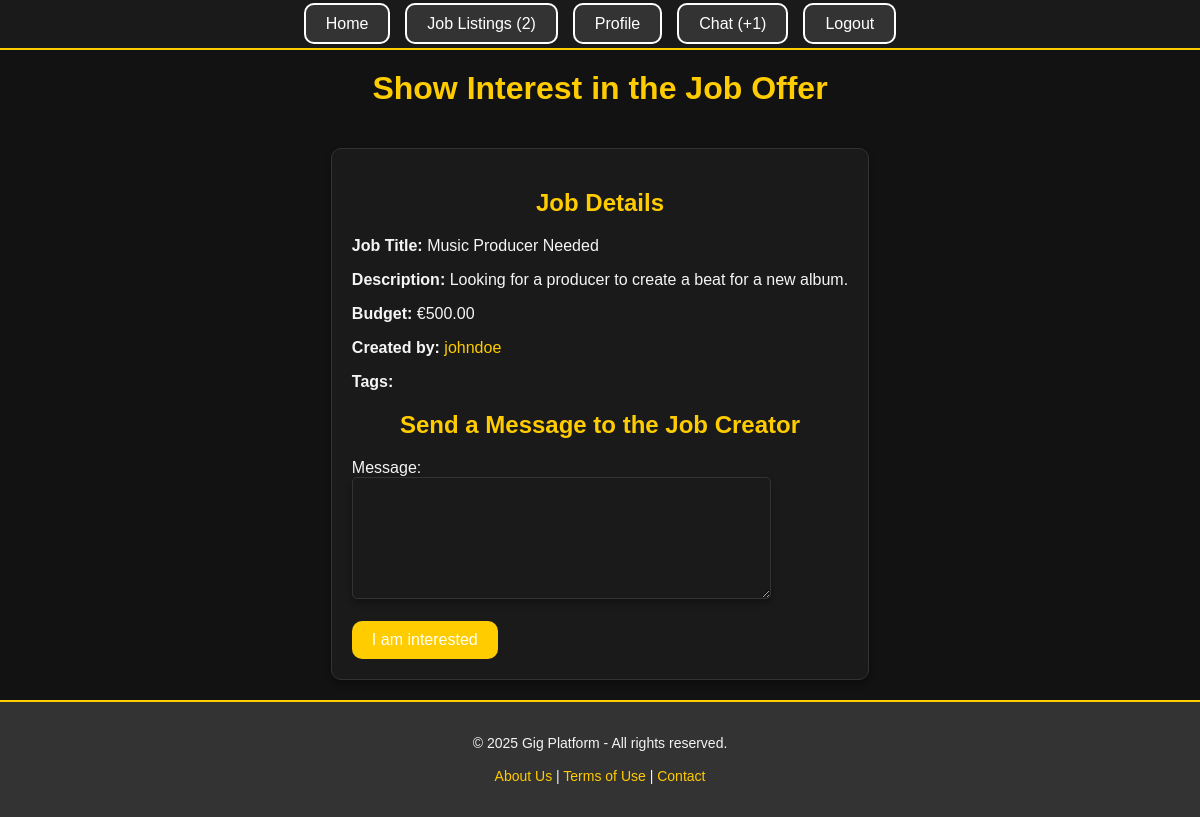
Screenshot of /apply_job.php?job_id=1 (signed in) with the database file from the repository.
### tables this page shows
CREATE TABLE jobs (
    job_id INT AUTO_INCREMENT PRIMARY KEY,
    user_id INT,
    title VARCHAR(255) NOT NULL,
    description TEXT NOT NULL,
    budget DECIMAL(10, 2),
    status ENUM('open', 'closed', 'in_progress') DEFAULT 'open',
    tags VARCHAR(255),   
    created_at TIMESTAMP DEFAULT CURRENT_TIMESTAMP,
    updated_at TIMESTAMP DEFAULT CURRENT_TIMESTAMP ON UPDATE CURRENT_TIMESTAMP,
    FOREIGN KEY (user_id) REFERENCES users(user_id)
);

CREATE TABLE users (
    user_id INT AUTO_INCREMENT PRIMARY KEY,
    username VARCHAR(50) NOT NULL,
    email VARCHAR(100) NOT NULL UNIQUE,
    password VARCHAR(255) NOT NULL,
    full_name VARCHAR(100) NOT NULL,
    profile_picture VARCHAR(255),
    created_at TIMESTAMP DEFAULT CURRENT_TIMESTAMP,
    updated_at TIMESTAMP DEFAULT CURRENT_TIMESTAMP ON UPDATE CURRENT_TIMESTAMP
);

### public/apply_job.php (the view, shortened to what this page needs)
<?php
include_once '../includes/functions.php';
$job_id = $_GET['job_id'];
$stmt = $pdo->prepare("
    SELECT jobs.*, users.username
    FROM jobs
    JOIN users ON jobs.user_id = users.user_id
    WHERE jobs.job_id = :job_id
");
$stmt->execute(['job_id' => $job_id]);
$job = $stmt->fetch();
?>
<!DOCTYPE html>
<html lang="en">
<?php include_once '../includes/header.php'; ?>
<h1>Show Interest in the Job Offer</h1>
<div class="default-table">
<h2>Job Details</h2>
<p><strong>Job Title:</strong> <?php echo htmlspecialchars($job['title']); ?></p>
<p><strong>Description:</strong> <?php echo nl2br(htmlspecialchars($job['description'])); ?></p>
<p><strong>Budget:</strong> €<?php echo htmlspecialchars($job['budget']); ?></p>
<p><strong>Created by:</strong> <a href="profile.php?id=<?php echo htmlspecialchars($job['user_id']); ?>">
        <?php echo htmlspecialchars($job['username']); ?>
    </a></p>
<p><strong>Tags:</strong> <?php echo nl2br(htmlspecialchars($job['tags'])); ?></p>
<h2>Send a Message to the Job Creator</h2>
<form method="POST" action="apply_job.php?job_id=<?php echo $job_id; ?>">
    <label for="message">Message:</label><br>
    <textarea name="message" required></textarea><br><br>
    <button type="submit">I am interested</button>
</form>
</div>
<?php include_once '../includes/footer.php'; ?>
</html>

### assets/css/main.css (style rules this page uses)
html, body { height: 100%; margin: 0; }
body { margin: 0; font-family: 'Arial', sans-serif; background-color: #121212; color: #f5f5f5; display: flex; flex-direction: column; }
.default-table { padding: 20px; max-width: 600px; margin: 20px auto; background-color: #1a1a1a; border: 1px solid #333; border-radius: 10px; box-shadow: 0 4px 6px rgba(0, 0, 0, 0.3); }
textarea { width: 80%; padding: 10px; font-size: 16px; color: #f5f5f5; background-color: #1a1a1a; border: 1px solid #333; border-radius: 5px; box-shadow: 0 4px 6px rgba(0, 0, 0, 0.3); resize: vertical; transition: border-color 0.3s, box-shadow 0.3s; min-height: 100px; }
h1, h2, h3 { text-align: center; margin-top: 20px; color: #ffcc00; }
a { text-decoration: none; color: #ffcc00; transition: color 0.3s ease; }
button, .button { padding: 10px 20px; font-size: 16px; color: #fff; background-color: #ffcc00; border: none; border-radius: 10px; cursor: pointer; transition: background-color 0.3s, transform 0.2s; }

### rows the page displays
jobs: title "Music Producer Needed", description "Looking for a producer to create a beat for a new album.", budget "500.00", user.username "johndoe"

### other values shown
$total_jobs "2"
$unread_count "1"
